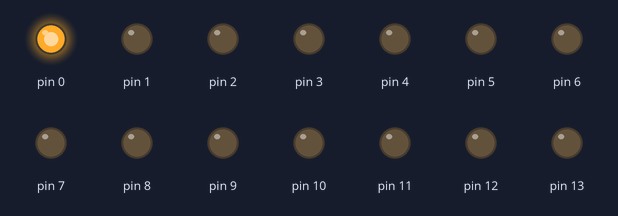
A sketch run on a simulated Arduino Uno, built with avr-gcc and run on an emulated ATmega328P. Parts: output pins drawn as LEDs (lit = HIGH).

Above: at 0.1 s.
Timing chart, 0 to 1.6 s (numbered marks = the images above):
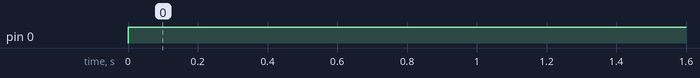

Measured:
- by itself, pin 0: LOW → HIGH at 0.00 s

The sketch:

EXERCISE2.ino
```cpp
//EXERCISE2
unsigned int a=0x01;
void setup()
{
  DDRD = 0xFF;
  DDRB = 0xFF;
}
void loop()
{
  PORTD=a;
  delay(500);
  if(PINB==0x00000001)
  a=a<<1;
  if(PINB==0b00000010)
  a=a>>1;
}
```
